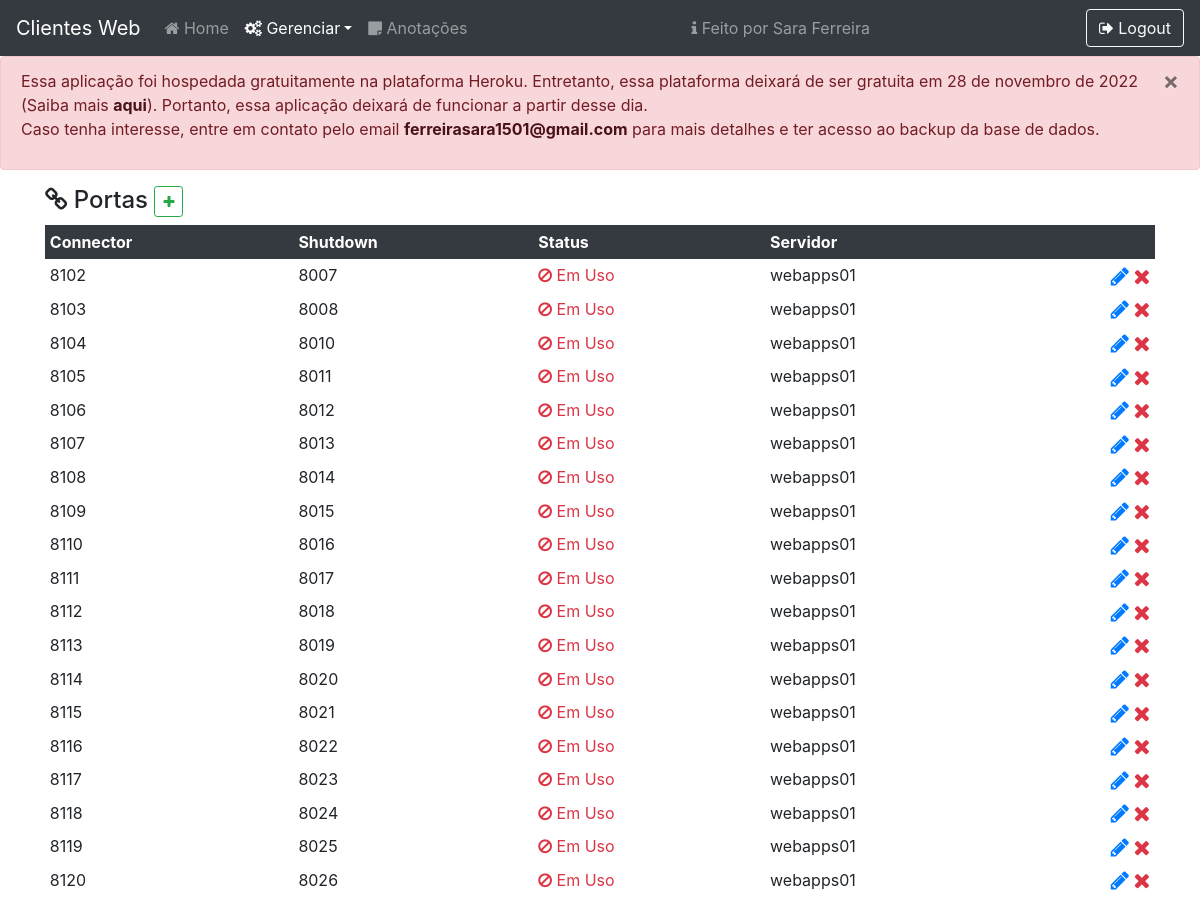
/manager/port (signed in, upper part), run on an earlier commit of the app's database.
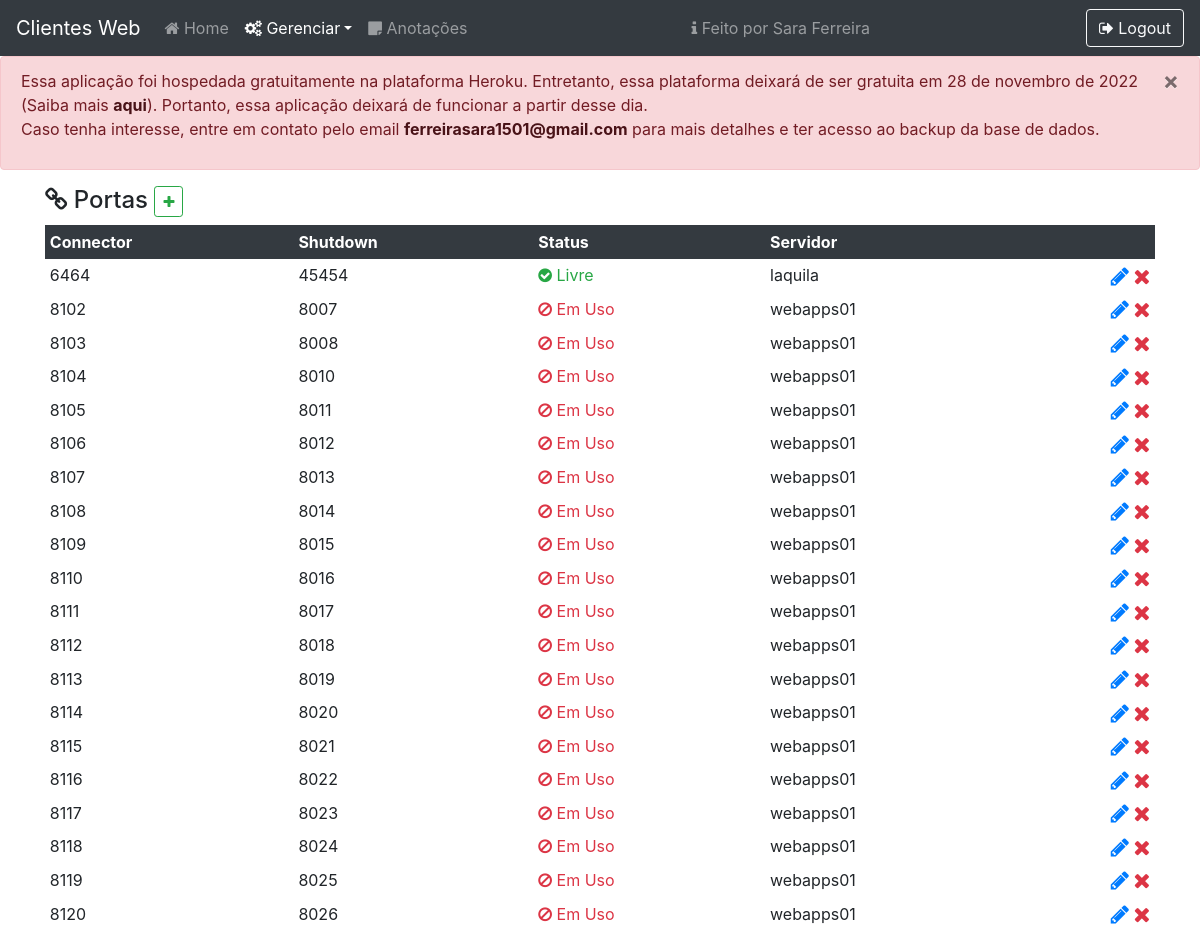
And on a later commit of the database.
### core/models.py (models this page shows, shortened)
class Port(models.Model):
    STATUS = (
        (1, "Livre"),
        (2, "Em Uso")
    )
    connector = models.IntegerField('Connector Port')
    shutdown = models.IntegerField('Shutdown Port')
    status = models.IntegerField('Status', choices=STATUS, default=1)
    server = models.ForeignKey(Server, on_delete=models.CASCADE, null=True)

class Server(models.Model):
    name = models.CharField('Name', max_length=100)
    acomServer = models.BooleanField('Acom Server')
    def __str__(self):
        return self.name

### core/views.py (the view)
# urls.py: path('manager/port', managerPort, name='managerPort'),
def managerPort(request):
    if str(request.user) != 'AnonymousUser':
        context = {
            'ports': Port.objects.all().order_by('connector')
        }
        return render(request, 'manager-port.html', context)
    else:
        return loginUser(request)

### core/templates/manager-port.html (shortened to what the changed rows need)
{% load static %}
{% load custom_filters %}
<!DOCTYPE html>
<html lang="pt-br">
<head>
    <link rel="stylesheet" href="{% static 'css/style.css' %}">
    <link rel="stylesheet" href="https://cdnjs.cloudflare.com/ajax/libs/font-awesome/4.7.0/css/font-awesome.min.css">
    <link rel="stylesheet" href="https://stackpath.bootstrapcdn.com/bootstrap/4.5.0/css/bootstrap.min.css">
</head>
<body>
    <div class="container">
        <div class="table-responsive">
            <table class="table table-sm table-hover table-borderless">
                <thead class="thead-dark">
                    <tr>
                        <th scope="col">Connector</th>
                        <th scope="col">Shutdown</th>
                        <th scope="row">Status</th>
                        <th scope="row">Servidor</th>
                        <th scope="col"></th>
                    </tr>
                </thead>
                <tbody>
                    {% for port in ports %}
                        <tr ondblclick="editPort({{ port.id }});">
                            <td scope="row">{{ port.connector }}</td>
                            <td>{{ port.shutdown }}</td>
                            {% if port.status == 1 %}
                                <td class="text-success"><i class="fa fa-check-circle"></i> {{ port.get_status_display }}</td>
                            {% else %}
                                <td class="text-danger"><i class="fa fa-ban"></i> {{ port.get_status_display }}</td>
                            {% endif %}
                            <td>{{ port.server }}</td>
                            <td class="text-right">
                                <a href="{% url 'editPort' idPort=port.id %}" class="text-primary"><i class="fa fa-pencil fa-lg"></i></a>
                                <a href="{% url 'deletePort' idPort=port.id %}" class="text-danger"><i class="fa fa-remove fa-lg"></i></a>
                            </td>
                        </tr>
                    {% endfor %}
                </tbody>
            </table>
        </div>
    </div>
</body>
</html>

What changed in the data, as far as the page shows it:
added Port: connector "6464", shutdown "45454", status "Livre", server "laquila"
